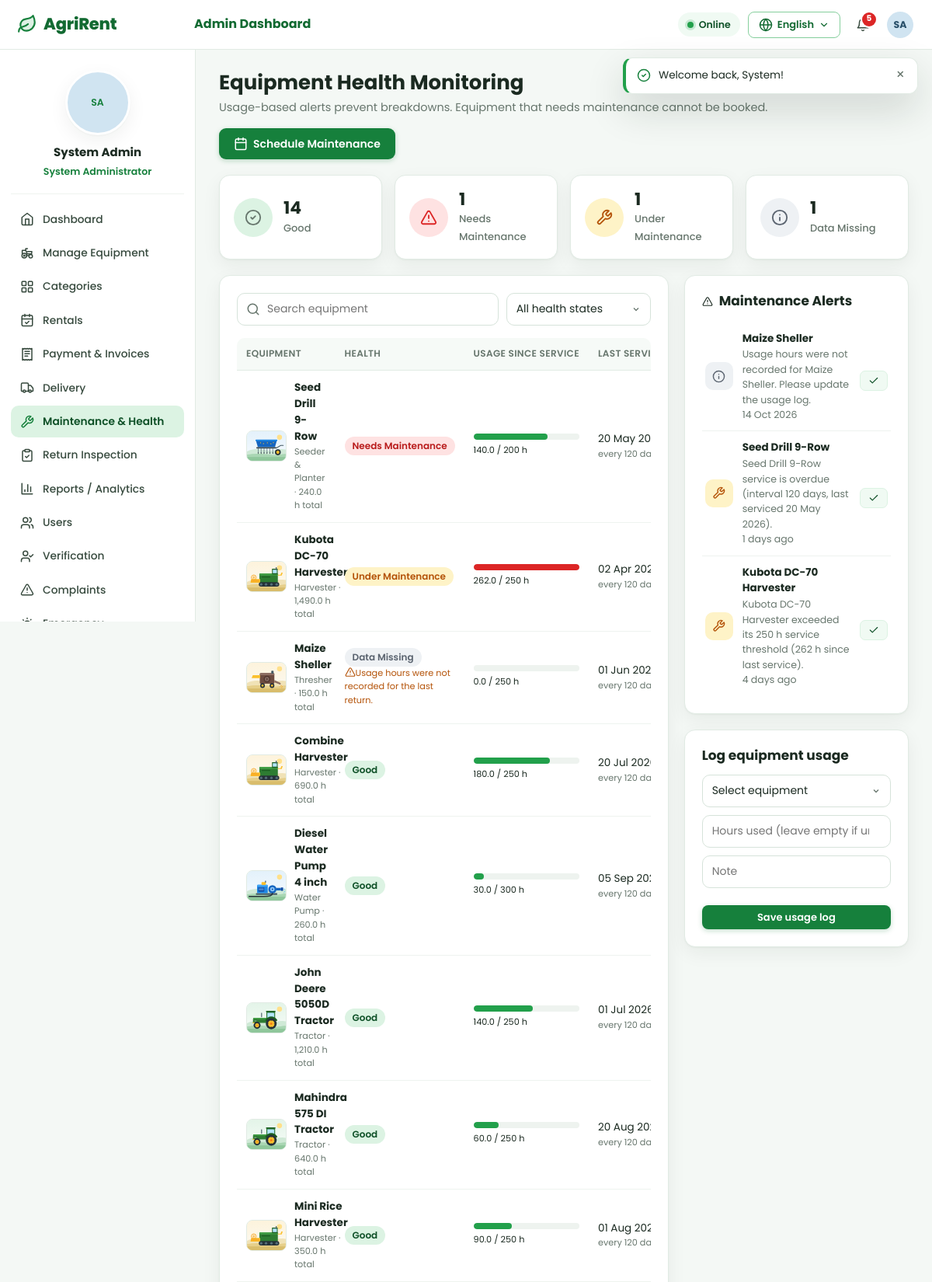
/index.php?r=maintenance/health (signed in, upper part), run on the app's committed database.
### tables this page shows
CREATE TABLE `users` (
  `id` INT UNSIGNED NOT NULL AUTO_INCREMENT,
  `name` VARCHAR(100) NOT NULL,
  `email` VARCHAR(160) NOT NULL,
  `phone` VARCHAR(30) NOT NULL DEFAULT '',
  `address` VARCHAR(255) NOT NULL DEFAULT '',
  `password` VARCHAR(255) NOT NULL,
  `role` ENUM('farmer','employee','admin') NOT NULL,
   
  `status` ENUM('inactive','active','suspended','deleted') NOT NULL DEFAULT 'inactive',
  `email_verified_at` DATETIME DEFAULT NULL,
   
  `verification_status` ENUM('pending','approved','rejected') NOT NULL DEFAULT 'pending',
  `verification_note` VARCHAR(255) DEFAULT NULL,
  `verification_document` VARCHAR(255) DEFAULT NULL,
  `verified_by` INT UNSIGNED DEFAULT NULL,
  `verified_at` DATETIME DEFAULT NULL,
  `employee_code` VARCHAR(30) DEFAULT NULL,
  `profile_photo` VARCHAR(255) DEFAULT NULL,
  `language` ENUM('en','bn') NOT NULL DEFAULT 'en',
  `two_factor_enabled` TINYINT(1) NOT NULL DEFAULT 0,
  `google_id` VARCHAR(64) DEFAULT NULL,
  `failed_attempts` INT UNSIGNED NOT NULL DEFAULT 0,
  `locked_until` DATETIME DEFAULT NULL,
  `last_login_at` DATETIME DEFAULT NULL,
  `last_login_ip` VARCHAR(45) DEFAULT NULL,
  `last_login_agent` VARCHAR(255) DEFAULT NULL,
  `remember_selector` CHAR(24) DEFAULT NULL,
  `remember_hash` CHAR(64) DEFAULT NULL,
  `remember_expires` DATETIME DEFAULT NULL,
  `deleted_at` DATETIME DEFAULT NULL,
  `created_at` DATETIME NOT NULL DEFAULT CURRENT_TIMESTAMP,
  `updated_at` DATETIME NOT NULL DEFAULT CURRENT_TIMESTAMP ON UPDATE CURRENT_TIMESTAMP,
  PRIMARY KEY (`id`),
  UNIQUE KEY `uq_users_email` (`email`),
  UNIQUE KEY `uq_users_google` (`google_id`),
  UNIQUE KEY `uq_users_remember` (`remember_selector`),
  KEY `idx_users_role_status` (`role`,`status`,`verification_status`)
);

CREATE TABLE `equipment` (
  `id` INT UNSIGNED NOT NULL AUTO_INCREMENT,
  `category_id` INT UNSIGNED NOT NULL,
  `name` VARCHAR(150) NOT NULL,
  `specs` VARCHAR(150) DEFAULT NULL,
  `description` TEXT NOT NULL,
  `price_per_day` DECIMAL(10,2) DEFAULT NULL,
  `quantity` INT UNSIGNED NOT NULL DEFAULT 1,
  `location` VARCHAR(150) NOT NULL,
  `latitude` DECIMAL(9,6) DEFAULT NULL,
  `longitude` DECIMAL(9,6) DEFAULT NULL,
  `image` VARCHAR(255) DEFAULT NULL,
  `owner_name` VARCHAR(120) DEFAULT NULL,
  `owner_phone` VARCHAR(30) DEFAULT NULL,
  `status` ENUM('available','unavailable','maintenance','inactive') NOT NULL DEFAULT 'available',
   
  `health_status` ENUM('good','needs_maintenance','under_maintenance','unknown') NOT NULL DEFAULT 'good',
  `health_flag` VARCHAR(255) DEFAULT NULL,
  `usage_hours` DECIMAL(10,1) NOT NULL DEFAULT 0,
  `hours_since_service` DECIMAL(10,1) NOT NULL DEFAULT 0,
  `usage_threshold_hours` INT UNSIGNED NOT NULL DEFAULT 250,
  `service_interval_days` INT UNSIGNED NOT NULL DEFAULT 120,
  `last_service_date` DATE DEFAULT NULL,
  `added_by` INT UNSIGNED NOT NULL,
  `created_at` DATETIME NOT NULL DEFAULT CURRENT_TIMESTAMP,
  `updated_at` DATETIME NOT NULL DEFAULT CURRENT_TIMESTAMP ON UPDATE CURRENT_TIMESTAMP,
  PRIMARY KEY (`id`),
  KEY `idx_equipment_category` (`category_id`),
  KEY `idx_equipment_status` (`status`,`health_status`),
  KEY `idx_equipment_location` (`location`),
  CONSTRAINT `fk_equipment_category` FOREIGN KEY (`category_id`) REFERENCES `categories` (`id`) ON UPDATE CASCADE,
  CONSTRAINT `fk_equipment_user` FOREIGN KEY (`added_by`) REFERENCES `users` (`id`) ON UPDATE CASCADE
);

CREATE TABLE `categories` (
  `id` INT UNSIGNED NOT NULL AUTO_INCREMENT,
  `name` VARCHAR(80) NOT NULL,
  `description` VARCHAR(255) DEFAULT NULL,
  `icon` VARCHAR(40) NOT NULL DEFAULT 'tractor',
  `status` ENUM('active','inactive') NOT NULL DEFAULT 'active',
  `created_at` DATETIME NOT NULL DEFAULT CURRENT_TIMESTAMP,
  PRIMARY KEY (`id`),
  UNIQUE KEY `uq_categories_name` (`name`)
);

CREATE TABLE `maintenance_alerts` (
  `id` INT UNSIGNED NOT NULL AUTO_INCREMENT,
  `equipment_id` INT UNSIGNED NOT NULL,
  `type` ENUM('usage_threshold','service_due','damaged','missing_data') NOT NULL,
  `message` VARCHAR(255) NOT NULL,
  `status` ENUM('open','resolved') NOT NULL DEFAULT 'open',
  `created_at` DATETIME NOT NULL DEFAULT CURRENT_TIMESTAMP,
  `resolved_at` DATETIME DEFAULT NULL,
  PRIMARY KEY (`id`),
  KEY `idx_alerts_equipment_status` (`equipment_id`,`status`,`type`),
  CONSTRAINT `fk_alerts_equipment` FOREIGN KEY (`equipment_id`) REFERENCES `equipment` (`id`) ON DELETE CASCADE
);

### app/views/maintenance/_health_table.php (the view, shortened to what the rows shown need)
<div class="table-wrap">
    <table class="table">
        <thead><tr><th><?= e(t('Equipment')) ?></th><th><?= e(t('Health')) ?></th><th><?= e(t('Usage since service')) ?></th><th><?= e(t('Last service')) ?></th><th><?= e(t('Alerts')) ?></th><th></th></tr></thead>
        <tbody>
        <?php foreach ($rows as $r): $pct = min(100, (int)round((float)$r['hours_since_service'] / max(1, (float)$r['usage_threshold_hours']) * 100)); ?>
            <tr>
                <td><div class="cell-media"><img class="thumb" src="<?= e(equipment_image($r)) ?>" alt="" onerror="this.onerror=null;this.src='assets/img/equipment/<?= e($r['category_icon']) ?>.svg'"><div><strong><?= e($r['name']) ?></strong><small class="block muted"><?= e(t($r['category_name'])) ?> · <?= e(number_format((float)$r['usage_hours'], 1)) ?> h <?= e(t('total')) ?></small></div></div></td>
                <td><?= badge($r['health_status']) ?><?php if ($r['health_flag']): ?><small class="block text-amber"><?= icon('alert', 'icon-xs') ?><?= e($r['health_flag']) ?></small><?php endif; ?></td>
                <td style="min-width:150px"><div class="meter <?= $pct >= 100 ? 'danger' : ($pct >= 80 ? 'warn' : '') ?>"><span style="width:<?= $pct ?>%"></span></div><small><?= e(number_format((float)$r['hours_since_service'], 1)) ?> / <?= (int)$r['usage_threshold_hours'] ?> h</small></td>
                <td><?= e(fmt_date($r['last_service_date'])) ?><small class="block muted"><?= e(t('every :d days', ['d' => $r['service_interval_days']])) ?></small></td>
            </tr>
        <?php endforeach; ?>
        </tbody>
    </table>
</div>

### app/views/maintenance/health.php (shortened to what the rows shown need)
<div class="page-head">
    <div><h1><?= e(t('Equipment Health Monitoring')) ?></h1><p class="muted"><?= e(t('Usage-based alerts prevent breakdowns. Equipment that needs maintenance cannot be booked.')) ?></p></div>
    <a class="btn btn-primary" href="<?= e(url('maintenance/index')) ?>"><?= icon('calendar') ?><?= e(t('Schedule Maintenance')) ?></a>
</div>
<section class="stats">
    <a class="stat" href="<?= e(url('maintenance/health', ['health' => 'good'])) ?>"><span class="stat-icon"><?= icon('check-circle') ?></span><div><strong><?= (int)$counts['good'] ?></strong><span><?= e(t('Good')) ?></span></div></a>
</section>
<div class="grid-2-1">
    <section class="card">
        <div id="healthTable"><?php include __DIR__ . '/_health_table.php'; ?></div>
    </section>
    <aside>
        <section class="card">
            <div class="card-head"><h2><?= icon('alert', 'icon-xs') ?> <?= e(t('Maintenance Alerts')) ?></h2></div>
            <div class="list">
                <?php foreach ($alerts as $a): ?>
                    <div class="list-item" data-row="alert-<?= (int)$a['id'] ?>">
                        <span class="li-icon <?= $a['type'] === 'missing_data' ? 'gray' : ($a['type'] === 'damaged' ? 'red' : 'amber') ?>"><?= icon($a['type'] === 'missing_data' ? 'info' : 'wrench') ?></span>
                        <div><strong><?= e($a['equipment_name']) ?></strong><small><?= e($a['message']) ?></small><small class="muted"><?= e(time_ago($a['created_at'])) ?></small></div>
                        <form method="post" action="<?= e(url('maintenance/resolve-alert')) ?>" data-ajax data-remove-row="alert-<?= (int)$a['id'] ?>"><?= csrf_field() ?><input type="hidden" name="id" value="<?= (int)$a['id'] ?>"><button class="btn btn-light btn-xs" title="<?= e(t('Mark resolved')) ?>"><?= icon('check', 'icon-xs') ?></button></form>
                    </div>
                <?php endforeach; ?>
            </div>
        </section>
        <section class="card">
            <h2 class="card-title"><?= e(t('Log equipment usage')) ?></h2>
        </section>
    </aside>
</div>

### app/helpers.php (shortened to what the rows shown need)
<?php
function config(string $key, $default = null)
{
    $value = $GLOBALS['__config'];
    foreach (explode('.', $key) as $part) {
        $value = $value[$part];
    }
    return $value;
}
function url(string $route = '', array $params = []): string
{
    $query = $route !== '' ? 'r=' . $route : '';
    if ($params) {
        $query .= ($query !== '' ? '&' : '') . http_build_query($params);
    }
    return 'index.php' . ($query !== '' ? '?' . $query : '');
}
function e($value): string
{
    return htmlspecialchars((string)$value, ENT_QUOTES | ENT_SUBSTITUTE, 'UTF-8');
}
function t(string $key, array $params = []): string
{
    return Lang::translate($key, $params);
}
function fmt_date(?string $date, string $format = 'd M Y'): string
{
    $ts = strtotime($date);
    return $ts ? date($format, $ts) : '—';
}
function time_ago(?string $date): string
{
    $diff = time() - strtotime($date);
    if ($diff < 86400 * 7) {
        return t(':n days ago', ['n' => (int)floor($diff / 86400)]);
    }
    return fmt_date($date);
}
function icon(string $name, string $class = ''): string
{
    return Icon::svg($name, $class);
}
function status_meta(string $status): array
{
    static $map = [
        'pending' => ['Pending', 'amber'], 'confirmed' => ['Confirmed', 'blue'], 'delivered' => ['Delivered', 'green'],
        'returned' => ['Returned', 'purple'], 'completed' => ['Completed', 'green'], 'cancelled' => ['Cancelled', 'red'],
        'rejected' => ['Rejected', 'red'], 'active_rental' => ['Active', 'green'],
        'paid' => ['Paid', 'green'], 'failed' => ['Failed', 'red'], 'refunded' => ['Refunded', 'gray'],
        'unpaid' => ['Unpaid', 'amber'], 'partial' => ['Partially Paid', 'amber'],
        'assigned' => ['Assigned', 'blue'], 'in_progress' => ['In Progress', 'blue'],
        'available' => ['Available', 'green'], 'unavailable' => ['Not Available', 'red'], 'maintenance' => ['Maintenance', 'amber'],
        'inactive' => ['Inactive', 'gray'], 'good' => ['Good', 'green'], 'needs_maintenance' => ['Needs Maintenance', 'red'],
        'under_maintenance' => ['Under Maintenance', 'amber'], 'unknown' => ['Data Missing', 'gray'],
        'scheduled' => ['Scheduled', 'blue'], 'open' => ['Open', 'red'], 'resolved' => ['Resolved', 'green'],
        'in_review' => ['In Review', 'blue'], 'closed' => ['Closed', 'gray'],
        'low' => ['Low', 'green'], 'medium' => ['Medium', 'amber'], 'high' => ['High', 'red'],
        'active' => ['Active', 'green'], 'suspended' => ['Suspended', 'red'], 'deleted' => ['Deleted', 'gray'],
        'approved' => ['Approved', 'green'], 'verified' => ['Verified', 'green'], 'unverified' => ['Unverified', 'amber'],
        'damaged' => ['Damaged', 'red'], 'needs_service' => ['Needs Service', 'amber'],
        'normal' => ['Normal Season', 'gray'], 'harvest' => ['Harvest Season', 'amber'], 'off_season' => ['Off-season', 'blue'],
    ];
    $meta = $map[$status] ?? [ucwords(str_replace('_', ' ', $status)), 'gray'];
    return [t($meta[0]), $meta[1]];
}
function badge(?string $status, ?string $label = null): string
{
    $status = (string)$status;
    [$text, $color] = status_meta($status);
    return '<span class="badge badge-' . $color . '" data-status="' . e($status) . '">' . e($label ?? $text) . '</span>';
}
function equipment_image(?array $row): string
{
    $image = (string)($row['image'] ?? '');
    if ($image !== '' && (preg_match('#^https?://#', $image) || is_file(BASE_PATH . '/' . $image))) {
        return $image;
    }
    $icon = $row['category_icon'] ?? $row['icon'] ?? 'tractor';
    return 'assets/img/equipment/' . (preg_match('/^[a-z]+$/', (string)$icon) ? $icon : 'tractor') . '.svg';
}
function initials(?string $name): string
{
    $parts = preg_split('/\s+/', trim((string)$name)) ?: [];
    $letters = '';
    foreach (array_slice($parts, 0, 2) as $part) {
        $letters .= mb_strtoupper(mb_substr($part, 0, 1));
    }
    return $letters ?: 'U';
}
function avatar(?array $user, string $size = ''): string
{
    $class = 'avatar' . ($size ? ' avatar-' . $size : '');
    $hue = crc32((string)($user['name'] ?? 'user')) % 360;
    return '<span class="' . $class . ' avatar-initials" style="--hue:' . $hue . '">' . e(initials($user['name'] ?? '')) . '</span>';
}

### app/services/Icon.php (shortened to what the rows shown need)
<?php
final class Icon
{
    public static function svg(string $name, string $class = ''): string
    {
        $paths = self::PATHS[$name] ?? self::PATHS['info'];
        return '<svg class="icon ' . $class . '" viewBox="0 0 24 24" fill="none" stroke="currentColor" stroke-width="2" stroke-linecap="round" stroke-linejoin="round" aria-hidden="true">' . $paths . '</svg>';
    }
}

### app/views/layouts/app.php (shortened to what the rows shown need)
<?php
$me = Auth::user();
$current = Router::current();
?>
<!doctype html>
<html lang="<?= Lang::get() ?>" data-lang="<?= Lang::get() ?>">
<head><?php include __DIR__ . '/_head.php'; ?></head>
<body class="app role-<?= e($me['role']) ?>" data-route="<?= e($current) ?>">
<header class="topbar">
    <a class="brand" href="<?= e(url('dashboard/index')) ?>"><?= icon('leaf') ?><span><?= e(setting('platform_name', 'AgriRent')) ?></span></a>
    <div class="topbar-title"><?= $me['role'] !== 'farmer' ? e(t(ucfirst($me['role']) . ' Dashboard')) : '' ?></div>
    <div class="topbar-actions">
        <div class="net-status" id="netStatus" title="<?= e(t('Connection & offline sync status')) ?>">
        </div>
        <?php include __DIR__ . '/_lang.php'; ?>
        <div class="dropdown notif-dropdown">
        </div>
        <div class="dropdown">
            <button class="user-chip" type="button" data-dropdown aria-label="<?= e(t('Account menu')) ?>"><?= avatar($me, 'sm') ?></button>
        </div>
    </div>
</header>
<aside class="sidebar" aria-label="<?= e(t('Sidebar')) ?>">
    <div class="sidebar-profile">
        <?= avatar($me, 'xl') ?>
        <strong><?= e($me['name']) ?></strong>
        <span><?= e($me['role'] === 'admin' ? t('System Administrator') : role_label($me['role'])) ?></span>
    </div>
</aside>
<main id="main" class="main">
    <?= $content ?>
</main>
</body>
</html>

### data on the page
users: role "Admin Dashboard", name "SA SA", name "System Admin", role "System Administrator"
equipment: id "14", image+category (picture), name "Seed Drill 9-Row", category.name "Seeder & Planter", usage_hours "240.0", label "Needs Maintenance", hours_since_service "140.0", usage_threshold_hours "200", last_service_date "20 May…", service_interval_days "every 120…"
equipment: image+category (picture), name "Kubota DC-70 Harvester", category.name "Harvester", usage_hours "1,490.0", label "Under Maintenance", hours_since_service "262.0", usage_threshold_hours "250", last_service_date "02 Apr…", service_interval_days "every 120…"
equipment: image+category (picture), name "Maize Sheller", category.name "Thresher", usage_hours "150.0", label "Data Missing", health_flag "Usage hours were not recorded for the last return.", hours_since_service "0.0", usage_threshold_hours "250", last_service_date "01 Jun…", service_interval_days "every 120…"
equipment: image+category (picture), name "Combine Harvester", category.name "Harvester", usage_hours "690.0", label "Good", hours_since_service "180.0", usage_threshold_hours "250", last_service_date "20 Jul…", service_interval_days "every 120…"
equipment: image+category (picture), name "Diesel Water Pump 4 inch", category.name "Water Pump", usage_hours "260.0", label "Good", hours_since_service "30.0", usage_threshold_hours "300", last_service_date "05 Sep…", service_interval_days "every 120…"
equipment: image+category (picture), name "John Deere 5050D Tractor", category.name "Tractor", usage_hours "1,210.0", label "Good", hours_since_service "140.0", usage_threshold_hours "250", last_service_date "01 Jul…", service_interval_days "every 120…"
equipment: image+category (picture), name "Mahindra 575 DI Tractor", category.name "Tractor", usage_hours "640.0", label "Good", hours_since_service "60.0", usage_threshold_hours "250", last_service_date "20 Aug…", service_interval_days "every 120…"
equipment: image+category (picture), name "Mini Rice Harvester", category.name "Harvester", usage_hours "350.0", label "Good", hours_since_service "90.0", usage_threshold_hours "250", last_service_date "01 Aug…", service_interval_days "every 120…"
maintenance_alerts: equipment.name "Maize Sheller", message "Usage hours were not recorded for Maize Sheller. Please update the usage log.", created_at "14 Oct 2026"
maintenance_alerts: equipment.name "Seed Drill 9-Row", message "Seed Drill 9-Row service is overdue (interval 120 days, last serviced 20 May 2026).", created_at "1 days ago"
maintenance_alerts: equipment.name "Kubota DC-70 Harvester", message "Kubota DC-70 Harvester exceeded its 250 h service threshold (262 h since last service).", created_at "4 days ago"

### other printed values
setting('platform_name', 'AgriRent') "AgriRent"
$unread "5"
t($label) "Dashboard"
t($label) "Manage Equipment"
t($label) "Categories"
t($label) "Rentals"
t($label) "Payment & Invoices"
t($label) "Delivery"
t($label) "Maintenance & Health"
t($label) "Return Inspection"
t($label) "Reports / Analytics"
t($label) "Users"
t($label) "Verification"
t($label) "Complaints"
t('Equipment Health Monitoring') "Equipment Health Monitoring"
